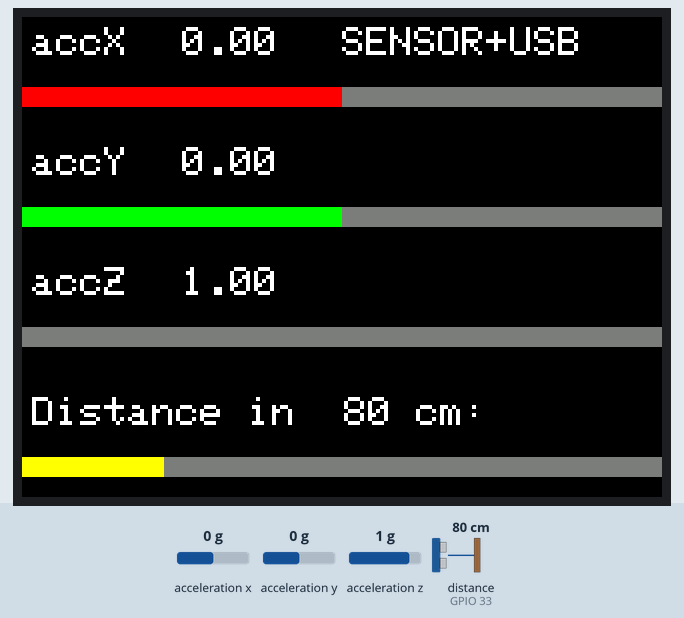
Bench run of a sketch on a simulated ESP32. Shown: 320×240 colour display. The inputs (shaded band) are chosen by the test bench; at power-on: acceleration x 0 g, distance to the obstacle (sensor on GPIO 33) 80 cm, acceleration y 0 g, acceleration z 1 g. What the sketch prints to the serial monitor is not drawn.

Above: at 1.4 s.
1.5 s: acceleration x set to -1.4 g
At 2.0 s:
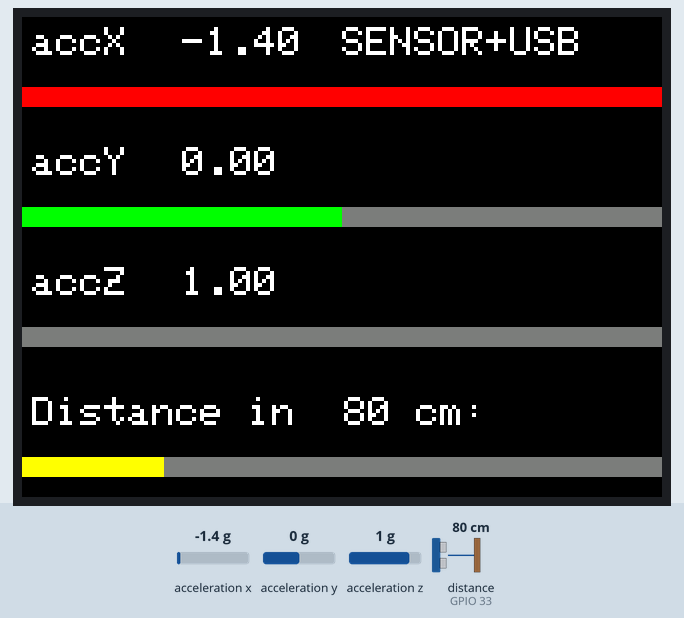
3.0 s: distance to the obstacle (sensor on GPIO 33) set to 2 cm
At 3.5 s:
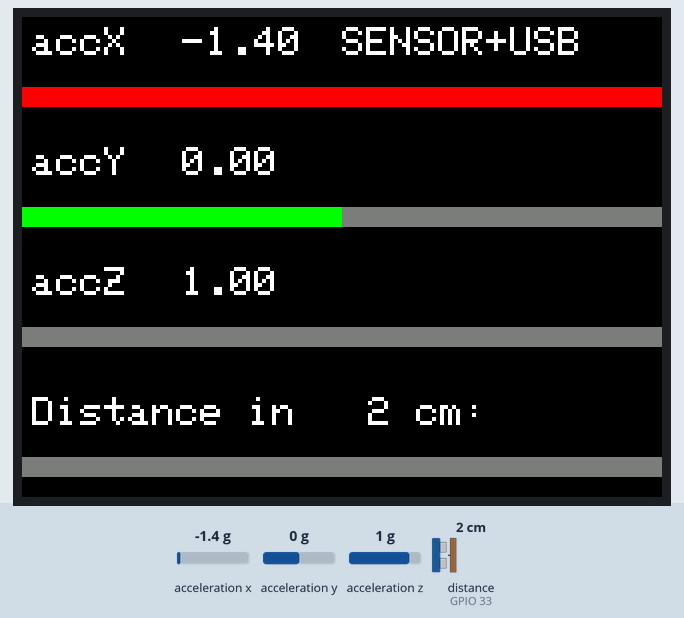
4.5 s: acceleration y set to -1.4 g
At 5.5 s:
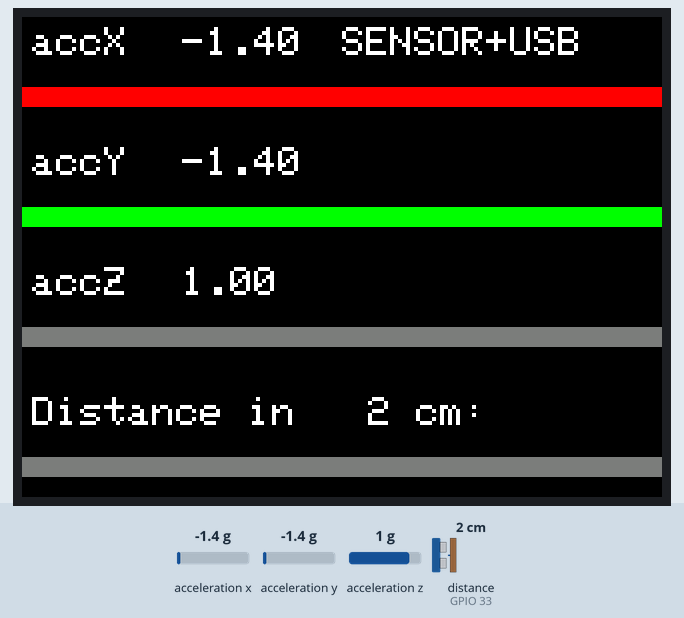
6.0 s: acceleration z set to -1.4 g
At 6.9 s:
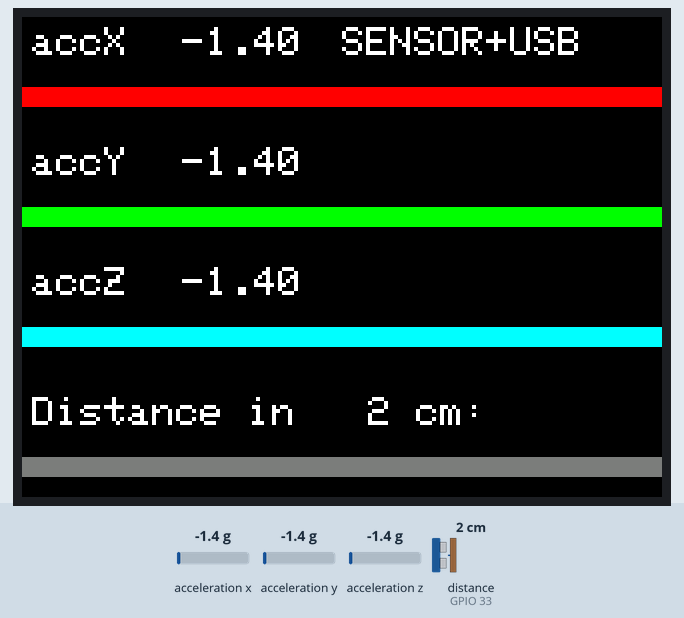
7.5 s: distance to the obstacle (sensor on GPIO 33) set to 4 cm
At 8.4 s:
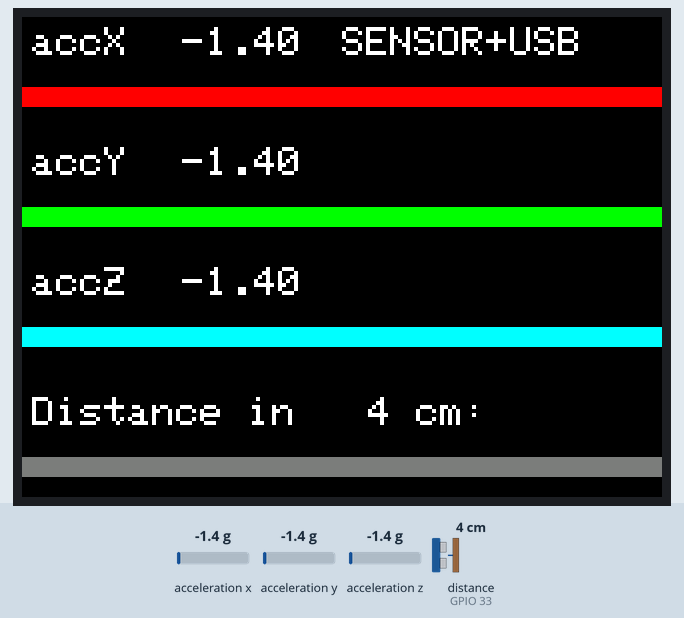
9.0 s: distance to the obstacle (sensor on GPIO 33) set to 9 cm
At 10.3 s:
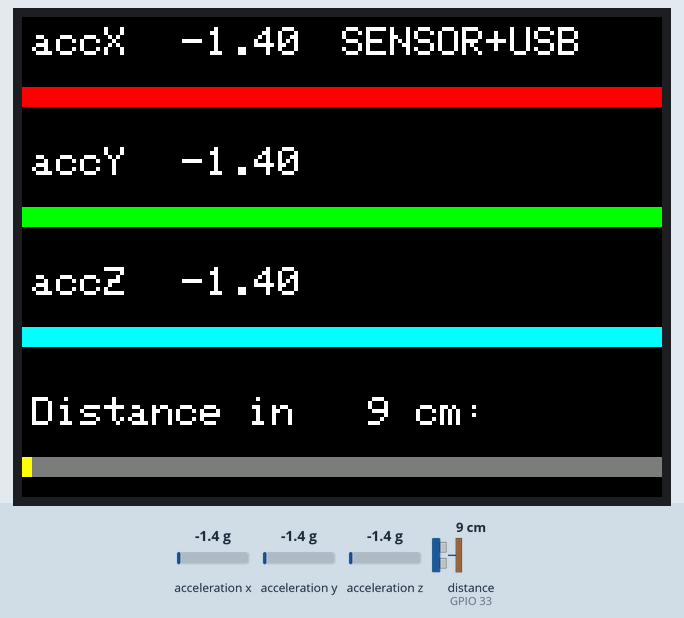
Timing chart, 0 to 11.5 s (numbered marks = the images above; inputs shaded):
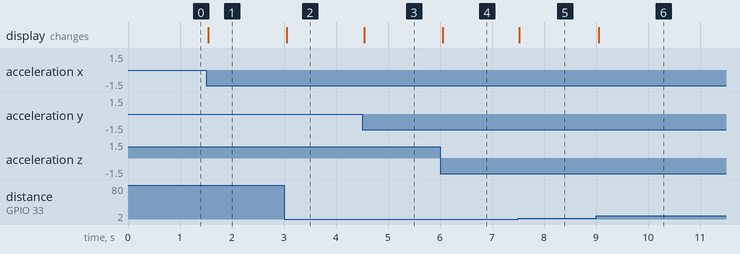

Measured:
- after the input at 1.5 s, the display: changes at once (image 1)
- after the input at 3.0 s, the display: changes after 0.05 s (image 2)
- after the input at 4.5 s, the display: changes at once (image 3)
- after the input at 6.0 s, the display: changes after 0.05 s (image 4)
- after the input at 7.5 s, the display: changes at once (image 5)
- after the input at 9.0 s, the display: changes after 0.05 s (image 6)

The sketch:

PP23a_2-7_ultrasonic.ino
```cpp
#include <M5Core2.h>


float accX = 0;
float accY = 0;
float accZ = 0;


//距離センサのライブラリを読込み
#include "Ultrasonic.h"
//距離センサを管理する変数
Ultrasonic ultrasonic(33); //33番ピンで読みとる
//距離を入れる変数
long distance = 0;


void setup() {

	//M5の機能を使い始める
	M5.begin();

	//M5のセンサを使い始める
	M5.IMU.Init();


	//背景の色など
	M5.Lcd.fillScreen(BLACK);
	M5.Lcd.setTextColor(WHITE, BLACK);
	M5.Lcd.setTextSize(2);


	//座標と文字
	M5.Lcd.setCursor(160, 5);
	M5.Lcd.print("SENSOR+USB");


	//PCとの通信を始める
	Serial.begin(9600);

}


void loop() {

	//センサ情報を変数にいれる
	M5.IMU.getAccelData(&accX, &accY, &accZ);


	//加速度センサ X軸
	M5.Lcd.setCursor(5, 5);
	M5.Lcd.print("accX");
	M5.Lcd.setCursor(80, 5);
	M5.Lcd.print(accX);

	int ax = mapRange(accX, 1, -1, 0, 320);
	M5.Lcd.fillRect(ax, 35, 320 - ax, 10, DARKGREY); //灰色の四角
	M5.Lcd.fillRect(0, 35, ax, 10, RED); //赤い四角


	//加速度センサ Y軸
	M5.Lcd.setCursor(5, 65);
	M5.Lcd.print("accY");
	M5.Lcd.setCursor(80, 65);
	M5.Lcd.print(accY);

	int ay = mapRange(accY, 1, -1, 0, 320);
	M5.Lcd.fillRect(ay, 95, 320 - ay, 10, DARKGREY); //灰色の四角
	M5.Lcd.fillRect(0, 95, ay, 10, GREEN); //緑の四角


	//加速度センサ Z軸
	M5.Lcd.setCursor(5, 125);
	M5.Lcd.print("accZ");
	M5.Lcd.setCursor(80, 125);
	M5.Lcd.print(accZ);

	int az = mapRange(accZ, 1, -1, 0, 320);
	M5.Lcd.fillRect(az, 155, 320 - az, 10, DARKGREY); //灰色の四角
	M5.Lcd.fillRect(0, 155, az, 10, CYAN); //水色の四角


	//距離センサ
	distance = ultrasonic.MeasureInCentimeters();
	M5.Lcd.setCursor(5, 190);
	M5.Lcd.printf( "Distance in %3d cm:", distance );
	//M5.Lcd.setCursor(240, 190); //いったん数値のうしろを消す(4ケタなので4コの空白)
	//M5.Lcd.print(" ");
	//M5.Lcd.setCursor(240, 190); //距離の数値を表示する
	//M5.Lcd.print(distance);

	int ad = mapRange(distance, 3, 350, 0, 320); //3cm~350cm
	M5.Lcd.fillRect(ad, 220, 320 - ad, 10, DARKGREY); //灰色の四角
	M5.Lcd.fillRect(0, 220, ad, 10, YELLOW); //黄色の四角


	//PCにデータを送信する（USBで）
	//変数をコンマ区切りにして送る
	Serial.print(accX);
	Serial.print(",");
	Serial.print(accY);
	Serial.print(",");
	Serial.print(accZ);
	Serial.print(",");
	Serial.print(distance); //距離センサを追加
	Serial.println(); //最後は改行を送る


	//PCにデータを送りすぎるので、少し遅らせる
	delay(10);

}


// mapがうまく機能しなかったので、関数を用意しました
float mapRange(float value, float a, float b, float c, float d) {

	value = (value - a) / (b - a);
	return c + value * (d - c);

}


/* End */
```
